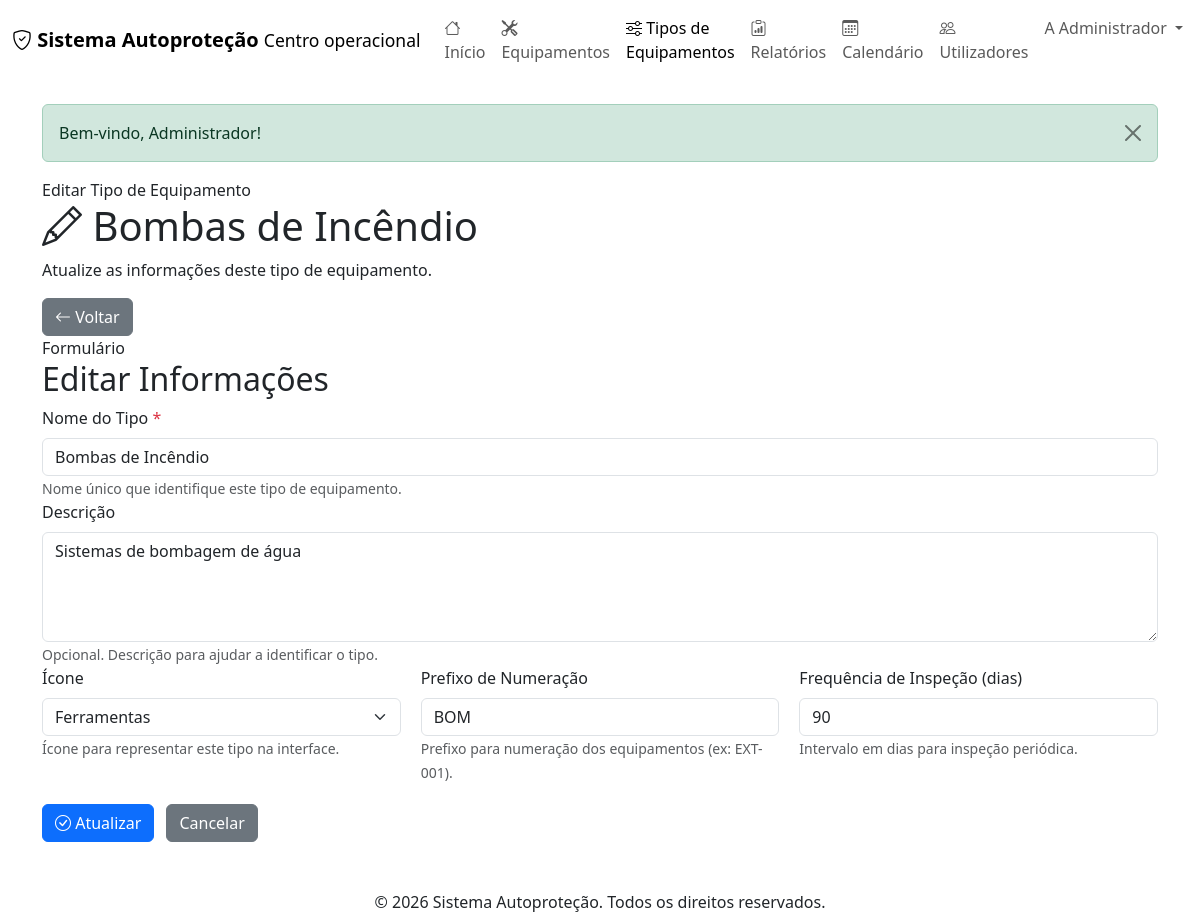
/index.php?controler=tipo_equipamento&acao=editar&id=7 (signed in), run on the app's committed database.
### tables this page shows
CREATE TABLE IF NOT EXISTS tipos_equipamentos (
    id INT AUTO_INCREMENT PRIMARY KEY,
    nome VARCHAR(100) NOT NULL,
    descricao TEXT,
    icone VARCHAR(50),
    prefixo_numeracao VARCHAR(20) COMMENT 'Prefixo para numeração dos equipamentos, ex: EXT, HID, LUM',
    proximo_numero INT DEFAULT 1 COMMENT 'Próximo número sequencial do tipo de equipamento',
    frequencia_inspecao INT COMMENT 'Frequência em dias',
    ativo BOOLEAN DEFAULT TRUE,
    data_criacao TIMESTAMP DEFAULT CURRENT_TIMESTAMP,
    UNIQUE KEY uk_tipo_nome (nome),
    INDEX idx_ativo (ativo)
);

### app/core/View.php (called while the page is built, shortened)
<?php
class View {
    public static function render($view, array $data = []) {
        $viewPath = APP_PATH . DIRECTORY_SEPARATOR . 'views' . DIRECTORY_SEPARATOR . str_replace('/', DIRECTORY_SEPARATOR, $view) . '.php';
        extract($data, EXTR_SKIP);
        require $viewPath;
        require APP_PATH . DIRECTORY_SEPARATOR . 'views' . DIRECTORY_SEPARATOR . 'layouts' . DIRECTORY_SEPARATOR . 'main.php';
    }
}

### app/core/Controller.php (called while the page is built, shortened)
<?php
abstract class Controller {
    protected function render($view, array $data = []) {
        View::render($view, $data);
    }
}

### app/controllers/TipoEquipamentoController.php (called while the page is built, shortened)
<?php
class TipoEquipamentoController extends Controller {
    private $tipoEquipamento;
    public function __construct() {
        $this->tipoEquipamento = new TipoEquipamento();
    }
    public function editar($id) {
        $tipo = $this->tipoEquipamento->getById($id);
        $this->render('tipos_equipamentos/editar', compact('tipo'));
    }
}

### app/core/Application.php (called while the page is built, shortened)
<?php
class Application {
    public function run() {
        $router = new Router();
        $route = $router->resolve($_GET);
        $this->dispatch($route);
    }
    private function registerAutoloader() {
        spl_autoload_register(function ($class) {
            $directories = [
                APP_PATH . DIRECTORY_SEPARATOR . 'core',
                APP_PATH . DIRECTORY_SEPARATOR . 'models',
                APP_PATH . DIRECTORY_SEPARATOR . 'controllers',
            ];
            foreach ($directories as $directory) {
                $file = $directory . DIRECTORY_SEPARATOR . $class . '.php';
                if (file_exists($file)) {
                    return;
                }
            }
        });
    }
    private function dispatch($route) {
        try {
            $controller = new $route['controller']();
            call_user_func_array([$controller, $route['action']], $route['params']);
        } catch (Throwable $exception) {
            $this->handleException($exception);
        }
    }
}

### public/index.php (called while the page is built)
<?php
require_once dirname(__DIR__) . DIRECTORY_SEPARATOR . 'app' . DIRECTORY_SEPARATOR . 'core' . DIRECTORY_SEPARATOR . 'Application.php';
$application = new Application();
$application->run();

### app/models/TipoEquipamento.php (called while the page is built, shortened)
<?php
class TipoEquipamento {
    private $db;
    private $table = 'tipos_equipamentos';
    public function __construct() {
        $this->db = new Database();
    }
    public function getById($id) {
        $id = (int)$id;
        $query = "SELECT * FROM {$this->table} WHERE id = {$id}";
        $resultado = $this->db->query($query);
        if ($resultado && $resultado->num_rows > 0) {
            return $resultado->fetch_assoc();
        }
        return null;
    }
}

### app/models/Database.php (called while the page is built, shortened)
<?php
class Database {
    private $conexao;
    private $host;
    private $port;
    private $user;
    private $password;
    private $dbname;
    public function __construct() {
        $config = require CONFIG_PATH . DIRECTORY_SEPARATOR . 'database.php';
        $this->host = $config['host'];
        $this->port = $config['port'] ?? 3306;
        $this->user = $config['user'];
        $this->password = $config['password'];
        $this->dbname = $config['dbname'];
    }
    private function conectar() {
        try {
            $connection = new mysqli(
                $this->host,
                $this->user,
                $this->password,
                $this->dbname,
                (int)$this->port
            );
            $connection->set_charset("utf8mb4");
            $this->conexao = $connection;
        } catch (Exception $e) {
            die('Erro de conexão com a base de dados: ' . $e->getMessage());
        }
    }
    public function query($query) {
        return $this->conexao->query($query);
    }
}

### app/views/tipos_equipamentos/editar.php (the view, shortened to what this page needs)
<?php
$tipo = $tipo ?? [];
$icones = [
    'bi-tools' => 'Ferramentas',
    'bi-shield-check' => 'Escudo',
    'bi-lightning-charge' => 'Eletricidade',
    'bi-droplet' => 'Água/Hidráulica',
    'bi-fire' => 'Fogo',
    'bi-door-closed' => 'Portas',
    'bi-sliders' => 'Controles',
    'bi-gear' => 'Engrenagens',
    'bi-box-seam' => 'Caixa',
    'bi-lamp' => 'Iluminação',
    'bi-badge-ad' => 'Sinalização',
    'bi-alarm' => 'Alarme'
];
?>
<section class="page-shell page-shell--narrow tipo-equipamento-editar-page">
    <header class="page-hero compact">
        <div>
            <span class="page-hero__eyebrow">Editar Tipo de Equipamento</span>
            <h1><i class="bi bi-pencil"></i> <?php echo htmlspecialchars($tipo['nome'] ?? '', ENT_QUOTES, 'UTF-8'); ?></h1>
            <p>Atualize as informações deste tipo de equipamento.</p>
        </div>
        <div class="page-hero__actions">
            <a href="index.php?controler=tipo_equipamento&acao=ver&id=<?php echo (int)$tipo['id']; ?>" class="btn btn-secondary">
                <i class="bi bi-arrow-left"></i>
                Voltar
            </a>
        </div>
    </header>
    <section class="panel-surface">
        <div class="panel-surface__header">
            <span class="panel-surface__eyebrow">Formulário</span>
            <h2>Editar Informações</h2>
        </div>
        <form method="POST" action="index.php?controler=tipo_equipamento&acao=atualizar&id=<?php echo (int)$tipo['id']; ?>" class="modern-form">
            <div class="form-group">
                <label for="nome" class="form-label">Nome do Tipo <span class="required">*</span></label>
                <input type="text" id="nome" name="nome" class="form-control"
                    value="<?php echo htmlspecialchars($tipo['nome'] ?? '', ENT_QUOTES, 'UTF-8'); ?>"
                    placeholder="Ex.: Extintores, Sprinklers, Portas corta-fogo" required>
                <small class="form-text">Nome único que identifique este tipo de equipamento.</small>
            </div>
            <div class="form-group">
                <label for="descricao" class="form-label">Descrição</label>
                <textarea id="descricao" name="descricao" class="form-control" rows="4"
                    placeholder="Descrição detalhada do tipo de equipamento..."><?php echo htmlspecialchars($tipo['descricao'] ?? '', ENT_QUOTES, 'UTF-8'); ?></textarea>
                <small class="form-text">Opcional. Descrição para ajudar a identificar o tipo.</small>
            </div>
            <div class="form-row">
                <div class="form-group" style="flex: 1;">
                    <label for="icone" class="form-label">Ícone</label>
                    <select id="icone" name="icone" class="form-select">
                        <?php foreach ($icones as $valor => $label): ?>
                            <option value="<?php echo htmlspecialchars($valor, ENT_QUOTES, 'UTF-8'); ?>"
                                <?php echo ($tipo['icone'] ?? 'bi-tools') === $valor ? 'selected' : ''; ?>>
                                <?php echo htmlspecialchars($label, ENT_QUOTES, 'UTF-8'); ?>
                            </option>
                        <?php endforeach; ?>
                    </select>
                    <small class="form-text">Ícone para representar este tipo na interface.</small>
                </div>
                <div class="form-group" style="flex: 1;">
                    <label for="prefixo_numeracao" class="form-label">Prefixo de Numeração</label>
                    <input type="text" id="prefixo_numeracao" name="prefixo_numeracao" class="form-control"
                        value="<?php echo htmlspecialchars($tipo['prefixo_numeracao'] ?? '', ENT_QUOTES, 'UTF-8'); ?>"
                        placeholder="Ex.: EXT, SPRK, POR" maxlength="20">
                    <small class="form-text">Prefixo para numeração dos equipamentos (ex: EXT-001).</small>
                </div>
                <div class="form-group" style="flex: 1;">
                    <label for="frequencia_inspecao" class="form-label">Frequência de Inspeção (dias)</label>
                    <input type="number" id="frequencia_inspecao" name="frequencia_inspecao" class="form-control"
                        value="<?php echo (int)($tipo['frequencia_inspecao'] ?? 0) > 0 ? (int)$tipo['frequencia_inspecao'] : ''; ?>"
                        placeholder="Ex.: 365" min="1">
                    <small class="form-text">Intervalo em dias para inspeção periódica.</small>
                </div>
            </div>
            <div style="display: flex; gap: 12px; margin-top: 20px;">
                <button type="submit" class="btn btn-primary">
                    <i class="bi bi-check-circle"></i>
                    Atualizar
                </button>
                <a href="index.php?controler=tipo_equipamento&acao=ver&id=<?php echo (int)$tipo['id']; ?>" class="btn btn-secondary">
                    Cancelar
                </a>
            </div>
        </form>
    </section>
</section>

### app/views/tipos_equipamentos/editar.php (style rules this page uses)
.required { color: #dc3545; }
.form-row { display: grid; grid-template-columns: repeat(auto-fit, minmax(150px, 1fr)); gap: 20px; }

### data on the page
tipos_equipamentos: nome "Bombas de Incêndio", descricao "Sistemas de bombagem de água", icone "Ferramentas", prefixo_numeracao "BOM", frequencia_inspecao "90"

### other printed values
APP_NAME "Sistema Autoproteção"
$inicialUtilizador "A"
$nomeUtilizador "Administrador"
$_SESSION['mensagem'] "Bem-vindo, Administrador!"
